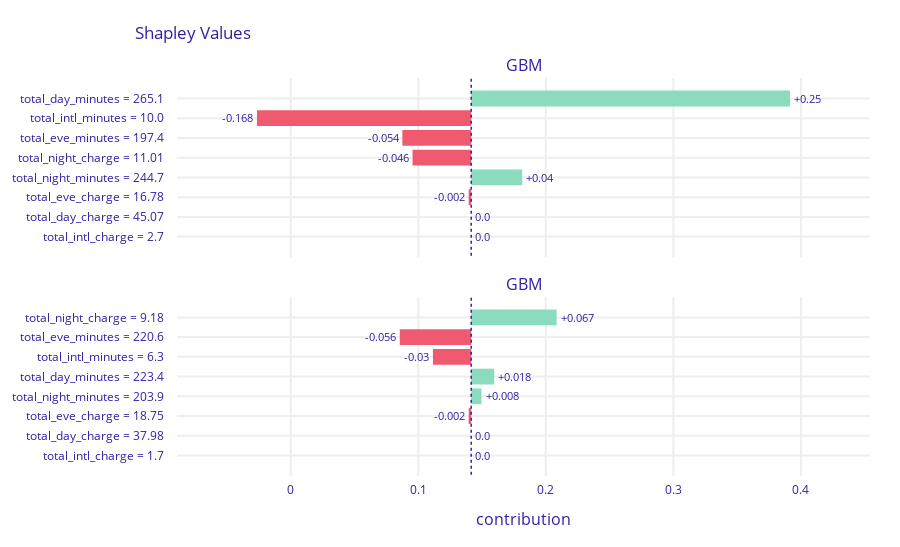

Write notebook code for a chart like this one.
### Code cell
shap_attributions = [explainer.predict_parts(observation, type="shap") for observation in [observation1, observation2]]
shap_attributions[0].plot(shap_attributions[1::])

### Figure 1 — Plotly figure (JSON) as saved in the notebook; plotly's stock layout.template omitted (floating-point values rounded to 4 significant figures)
{"data": [{"base": 0.1415, "hoverinfo": "text", "hoverlabel": {"bgcolor": "rgba(0,0,0,0.8)"}, "hovertext": ["Average response: 0.142<br>Prediction: 0.163<br>total_day_minutes = 265.1<br>increases average response <br>by 0.25", "Average response: 0.142<br>Prediction: 0.163<br>total_intl_minutes = 10.0<br>decreases average response <br>by 0.168", "Average response: 0.142<br>Prediction: 0.163<br>total_eve_minutes = 197.4<br>decreases average response <br>by 0.054", "Average response: 0.142<br>Prediction: 0.163<br>total_night_charge = 11.01<br>decreases average response <br>by 0.046", "Average response: 0.142<br>Prediction: 0.163<br>total_night_minutes = 244.7<br>increases average response <br>by 0.04", "Average response: 0.142<br>Prediction: 0.163<br>total_eve_charge = 16.78<br>decreases average response <br>by 0.002", "Average response: 0.142<br>Prediction: 0.163<br>total_day_charge = 45.07<br>decreases average response <br>by 0.0", "Average response: 0.142<br>Prediction: 0.163<br>total_intl_charge = 2.7<br>decreases average response <br>by 0.0"], "marker": {"color": ["#8bdcbe", "#f05a71", "#f05a71", "#f05a71", "#8bdcbe", "#f05a71", "#371ea3", "#371ea3"]}, "orientation": "h", "showlegend": false, "text": ["+0.25", "-0.168", "-0.054", "-0.046", "+0.04", "-0.002", "0.0", "0.0"], "textposition": "outside", "type": "bar", "x": [0.25, -0.168, -0.054, -0.046, 0.04, -0.002, 0, 0], "xaxis": "x", "y": ["total_day_minutes = 265.1", "total_intl_minutes = 10.0", "total_eve_minutes = 197.4", "total_night_charge = 11.01", "total_night_minutes = 244.7", "total_eve_charge = 16.78", "total_day_charge = 45.07", "total_intl_charge = 2.7"], "yaxis": "y"}, {"base": 0.1415, "hoverinfo": "text", "hoverlabel": {"bgcolor": "rgba(0,0,0,0.8)"}, "hovertext": ["Average response: 0.142<br>Prediction: 0.147<br>total_night_charge = 9.18<br>increases average response <br>by 0.067", "Average response: 0.142<br>Prediction: 0.147<br>total_eve_minutes = 220.6<br>decreases average response <br>by 0.056", "Average response: 0.142<br>Prediction: 0.147<br>total_intl_minutes = 6.3<br>decreases average response <br>by 0.03", "Average response: 0.142<br>Prediction: 0.147<br>total_day_minutes = 223.4<br>increases average response <br>by 0.018", "Average response: 0.142<br>Prediction: 0.147<br>total_night_minutes = 203.9<br>increases average response <br>by 0.008", "Average response: 0.142<br>Prediction: 0.147<br>total_eve_charge = 18.75<br>decreases average response <br>by 0.002", "Average response: 0.142<br>Prediction: 0.147<br>total_day_charge = 37.98<br>decreases average response <br>by 0.0", "Average response: 0.142<br>Prediction: 0.147<br>total_intl_charge = 1.7<br>decreases average response <br>by 0.0"], "marker": {"color": ["#8bdcbe", "#f05a71", "#f05a71", "#8bdcbe", "#8bdcbe", "#f05a71", "#371ea3", "#371ea3"]}, "orientation": "h", "showlegend": false, "text": ["+0.067", "-0.056", "-0.03", "+0.018", "+0.008", "-0.002", "0.0", "0.0"], "textposition": "outside", "type": "bar", "x": [0.067, -0.056, -0.03, 0.018, 0.008, -0.002, 0, 0], "xaxis": "x2", "y": ["total_night_charge = 9.18", "total_eve_minutes = 220.6", "total_intl_minutes = 6.3", "total_day_minutes = 223.4", "total_night_minutes = 203.9", "total_eve_charge = 18.75", "total_day_charge = 37.98", "total_intl_charge = 1.7"], "yaxis": "y2"}], "layout": {"annotations": [{"font": {"size": 16}, "showarrow": false, "text": "GBM", "x": 0.5, "xanchor": "center", "xref": "paper", "y": 1, "yanchor": "bottom", "yref": "paper"}, {"font": {"size": 16}, "showarrow": false, "text": "GBM", "x": 0.5, "xanchor": "center", "xref": "paper", "y": 0.45, "yanchor": "bottom", "yref": "paper"}, {"font": {"size": 16}, "showarrow": false, "text": "contribution", "x": 0.5, "xanchor": "center", "xref": "paper", "y": 0, "yanchor": "top", "yref": "paper", "yshift": -30}], "font": {"color": "#371ea3"}, "height": 547, "margin": {"b": 71, "r": 30, "t": 78}, "shapes": [{"line": {"color": "#371ea3", "dash": "dot", "width": 1.5}, "type": "line", "x0": 0.1415, "x1": 0.1415, "xref": "x", "y0": -1, "y1": 8, "yref": "y"}, {"line": {"color": "#371ea3", "dash": "dot", "width": 1.5}, "type": "line", "x0": 0.1415, "x1": 0.1415, "xref": "x2", "y0": -1, "y1": 8, "yref": "y2"}], "title": {"text": "Shapley Values", "x": 0.15}, "xaxis": {"anchor": "y", "automargin": true, "domain": [0, 1], "fixedrange": true, "gridwidth": 2, "matches": "x2", "range": [-0.08919, 0.4542], "showticklabels": false, "tickcolor": "white", "ticklen": 3, "ticks": "outside", "type": "linear", "zeroline": false}, "xaxis2": {"anchor": "y2", "automargin": true, "domain": [0, 1], "fixedrange": true, "gridwidth": 2, "range": [-0.08919, 0.4542], "tickcolor": "white", "ticklen": 3, "ticks": "outside", "type": "linear", "zeroline": false}, "yaxis": {"anchor": "x", "automargin": true, "autorange": "reversed", "domain": [0.55, 1], "fixedrange": true, "gridwidth": 2, "tickcolor": "white", "ticklen": 10, "ticks": "outside", "type": "category"}, "yaxis2": {"anchor": "x2", "automargin": true, "autorange": "reversed", "domain": [0, 0.45], "fixedrange": true, "gridwidth": 2, "tickcolor": "white", "ticklen": 10, "ticks": "outside", "type": "category"}}}
